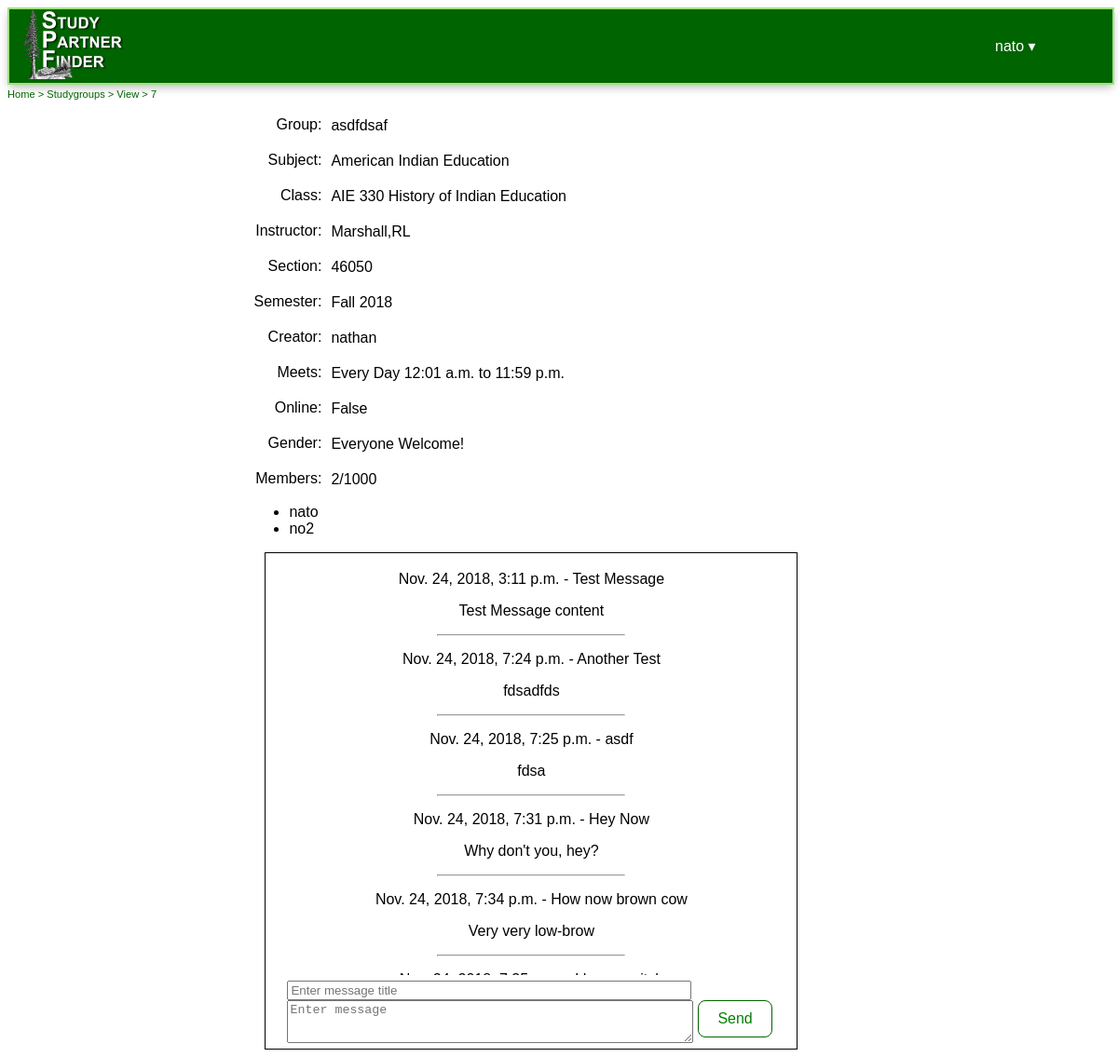
/studygroups/view/7 (signed in), run on the app's committed database.
### users/models.py (models this page shows)
class CustomUser(AbstractUser):
    email = models.EmailField(('email address'), unique = True)
    college = models.CharField(default = 'humboldt.edu', max_length = 200, null = True)
    gender = models.CharField(max_length = 1, choices = MY_GENDER_CHOICES, null = True)
    is_verified = models.BooleanField(default = False)
    verification_code = models.CharField(max_length = 200, null = True)
    verification_date = models.DateTimeField('date verified', null = True)
    has_accepted_tos = models.BooleanField(default = False)

### studygroups/models.py (models this page shows, shortened)
class StudyGroup(models.Model):
    id = models.BigAutoField(primary_key = True)
    post_title = models.CharField(max_length = 250, default = '')
    creator = models.ForeignKey(CustomUser, on_delete = models.CASCADE)
    course = models.ForeignKey(Course, on_delete = models.CASCADE, null = True)
    is_active = models.BooleanField(default = True)
    max_members = models.PositiveIntegerField(
        default = 1000,
        validators = [MinValueValidator(1)])
    gender_specific = models.CharField(max_length = 15, choices = MY_GENDER_CHOICES)
    days_available = models.ManyToManyField(Days)
    hours_available_start = models.TimeField(
        auto_now_add = False,
        blank = True,
        null = True,
        default = datetime.time(0, 1))
    hours_available_end = models.TimeField(
        auto_now_add = False,
        blank = True,
        null = True,
        default = datetime.time(23, 59))
    online_only = models.BooleanField(default = False)

class Course(models.Model):
    id = models.BigAutoField(primary_key = True)
    subject = models.ForeignKey(Subject, on_delete = models.CASCADE)
    cn_number = models.IntegerField(default = 0, null = True)
    class_name = models.CharField(max_length = 200)
    instructor = models.CharField(max_length = 100, default = '')
    semester = models.CharField(max_length = 6, choices = MY_SEMESTER_CHOICES)
    year = models.IntegerField(default = now.year)
    is_active = models.BooleanField(default = True)

class Subject(models.Model):
    id = models.BigAutoField(primary_key = True)
    name = models.CharField(max_length = 256)
    description = models.CharField(max_length = 2000, null = True)
    schedule_abbreviation = models.CharField(max_length = 12, null = True)
    def __str__(self):
        return self.name

class StudyGroupUser(models.Model):
    user = models.ForeignKey(CustomUser, on_delete = models.CASCADE)
    studygroup = models.ForeignKey(StudyGroup, on_delete = models.CASCADE)

class Message(models.Model):
    id = models.BigAutoField(primary_key = True)
    user = models.ForeignKey(CustomUser, on_delete = models.CASCADE)
    date = models.DateTimeField(default = dnow)
    studygroup = models.ForeignKey(StudyGroup, on_delete = models.CASCADE)
    title = models.CharField(max_length = 200)
    body = models.CharField(max_length = 2000)

### studygroups/views.py (the view)
# urls.py: path('view/', views.View, name = 'view'),
@login_required
def view(request, pk = None):
    if pk is not None:
        mine = False
        in_group = False
        members_list = list()
        su = StudyGroupUser.objects.filter(studygroup = pk).select_related('user', 'studygroup')
        if su is not None and su.count() > 0:
            studygroup = su[0].studygroup
        else:
            studygroup = StudyGroup.objects.filter(id = pk).first()
        message_list = Message.objects.filter(studygroup = studygroup.id)
        if request.user == studygroup.creator:
            mine = True
        for u in su:
            if u.user == request.user:
                in_group = True
            members_list.append(u)
        blocked_list = list
        if request.user.is_authenticated:
            blocked_list = BlockList.objects.filter(user = request.user).values_list('blocked_user', flat = True)
        days_available = studygroup.days_available.all()
    context = { 'id': pk, 'studygroup': studygroup ,
               'message_list': message_list, 'self_owned': mine,
               'am_a_member': in_group, 'members_list': members_list,
               'days_available': days_available, 'block_list': blocked_list}
    template = 'studygroups/view.html'
    return render(request, template, context)

### templates/studygroups/view.html (shortened to what this page needs)
{% extends 'base.html' %}
{% block content %}
<div id="sg_main">
	{% if studygroup %}
	<p>
         <span class="studygroup_label">Group:</span>
	     <span class="studygroup_data">{{ studygroup.post_title }}
	    </span>
	</p>
	<p>
	    <span class="studygroup_label">Subject:</span>
	    <span class="studygroup_data">{{ studygroup.course.subject }}</span>
    </p>
	<p>
	    <span class="studygroup_label">Class:</span>
	    <span class="studygroup_data">{{ studygroup.course.class_name }}</span>
	 </p>
	<p>
	    <span class="studygroup_label">Instructor:</span>
	    <span class="studygroup_data">{{ studygroup.course.instructor }}</span>
	</p>
	<p>
	    <span class="studygroup_label">Section:</span>
	    <span class="studygroup_data">{{ studygroup.course.cn_number }}</span>
	</p>
	<p>
	    <span class="studygroup_label">Semester:</span>
	    <span class="studygroup_data">{{ studygroup.course.semester }}
	    {{ studygroup.course.year }}</span>
	</p>
	<p>
	    <span class="studygroup_label">Creator:</span>
	    <span class="studygroup_data">{{ studygroup.creator.username }}
	    {% if self_owned %} ***{% endif %}</span>
	</p>
	<p>
	    <span class="studygroup_label">Meets:</span>
	    <span class="studygroup_data">
	    <span id='days_available_{{ studygroup.id }}'>
	   </span>
	   {{ studygroup.hours_available_start }} to {{ studygroup.hours_available_end }}
	   </span>
	</p>
	<p>
	    <span class="studygroup_label">Online:</span>
	    <span class="studygroup_data">{{ studygroup.online_only }}</span>
	</p>
	<p>
	    <span class="studygroup_label">Gender:</span>
	    <span class="studygroup_data">
	    {% if studygroup.gender_specific == 'U' %}
	    Everyone Welcome!
	    {% endif %}
	    </span>
	</p>
	<p>
	    <span class="studygroup_label">Members:</span>
	    <span class="studygroup_data">
	    {{ members_list|length }}/{{ studygroup.max_members }}
	    </span>
	</p>
	{% if am_a_member %}
	<ul>
	    {% for m in members_list %}
	    <li>{{ m.user.username }}
	    </li>
	    {% endfor %}
	    </ul>
	{% endif %}
	{% endif %}
	</div>
	{% if am_a_member %}
	<div id="messages"
	    style="display: inline-block;* display: inline; zoom: 1; vertical-align: top; border: 1px black solid; width: 570px; height: 532px; background-color: #ffffff; color: #000000">
	<table style="width: 100%; height: 530px;">
	<tr style="height: 453px;">
	    <td style="vertical-align: top">
	    <div id="msg_list" style="overflow-y: auto; height: 450px; word-break: break-all; word-wrap: break-word;">
	    <span id="messages_{{ studygroup.studygroup.id }}_span">
	    {% for message in message_list %}
	        <span id="message_{{  message.id }}">
	        <p>{{ message.date }} - {{ message.title }}</p>
	        <p>{{ message.body }}</p>
	        <hr style="width: 200px;" />
	        </span>
	        {% endfor %}
	    </span>
	    </div>
	    </td>
	</tr>
	<tr>
	    <td>
	    <span style="vertical-align: middle; text-align: left">
	<form method="post" data-send-message-url="/studygroups/message/" id="message_form">
	<input type="text" placeholder="Enter message title" id="id_title"  name="title"  style="width: 426px; margin-left:20px;"/>
	<br />
	<textarea name="new_message" id="id_new_message"  style="width: 430px; height: 40px; display: inline-block;float: left; margin-left: 20px; margin-right: 5px; vertical-align: middle" placeholder="Enter message"></textarea>
	<input type="button" value="Send"  class="button_float" id="buttn" />
	</form>
	</span>
	    </td>
	</tr>
	</table>
</div>
{% endif %}
{% endblock %}

### templates/base.html (shortened to what this page needs)
{% load staticfiles %}
<!DOCTYPE html>
<html>
<head>
    <link rel="stylesheet" href="{% static "css/jquery.timepicker.css" %}" />
    <link rel="stylesheet" href="{% static "css/spf.css" %}" type="text/css" />
</head>
<body>
    <div id='header' class='header'>
        <div class="box1">
            <div class="logo">
                <a href="/"><img src="{% static "images/SPF-Logo.jpg" %}"
                            width="150"
                            height="75"
                            alt="Study Partner Finder" /></a>
            </div>
        </div>
        <div class="box1">
        {% if user.is_authenticated %}
           <div class="dropdown">
                <button class="dropbtn">
                {% if user.username != "" %}
                    {{ user.username }}
                 {% else %}
                    {{ user.first_name }}
                 {% endif %} &#9662;</button>
            </div>
        {% else %}
            <div>
                <a class="header" href="{% url 'login' %}">Sign In</a> |
                <a href="{% url 'signup' %}">Register</a>
            </div>
        {% endif %}
        </div>
    </div>
    <div id="breadcrumbs" style="width: 100%"><a href="/">Home</a></div>
    <div id="main">
    <main>
       {% block content %}
        {% endblock %}
    </main>
    </div>
</body>
</html>

### StudyPartnerFinder/static/css/spf.css (style rules this page uses)
body { font-size: 100%; font-family: arial; }
p { font-size: 100%; font-family: sans-serif; }
#main { width: 95%; position: relative; align: center; text-align: center; }
#sg_main { color: #000000; display: inline-block; *display: inline; zoom: 1; width: 600px; text-align: left; }
.studygroup_label { display:inline-block; *display: inline; zoom:1; float: left; padding-top: 2px; text-align: right; width: 75px; }
.studygroup_data { margin-top: 1px; margin-bottom: 1px; display:inline-block; *display: inline; zoom:1; vertical-align:middle; padding-top: 2px; margin-left:10px }
#header { border: 2px solid #9fe37f; background-color: #006400; width: 100%; height: 79px; color: #ffffff; text-align: justify; -ms-text-justify: distribute-all-lines; text-justify: distribute-all-lines; -webkit-box-shadow: 0px 4px 10px -2px rgba(0, 0, 0, 0.3); -moz-box-shadow: 0px 4px 10px -2px rgba(0, 0, 0, 0.3); box-shadow: 0 4px 10px -2px rgba(0, 0, 0, 0.3); }
.header div { white-space:nowrap; }
.logo { position: relative; display: inline-block; margin-left: 10px; }
.header a { color: white; text-decoration: none; }
.box1, .box2, .box4 { width: 150px; vertical-align: middle; display: inline-block; *display: inline; zoom: 1 }
.button_float { background-color: #ffffff; border: 1px solid #006400; color: green; padding: 10px 20px; text-align: center; text-decoration: none; display: inline-block; font-size: 16px; border-radius: 8px; -webkit-transition-duration: 0.4s; transition-duration: 0.4s; cursor: pointer; float: left; }
#breadcrumbs { width: 100%; align: left; color: #006400; font-size: smaller; margin-left: 0px; margin-top: 1px; padding-top: 1px; }
.dropbtn { background-color: #006400; color: #ffffff; padding: 24px; font-size: 16px; border: none; cursor: pointer; }
.dropdown { position: relative; display: inline-block; margin-right: 50px; }

### data on the page
CustomUser: username "nato"
StudyGroup: post_title "asdfdsaf", course.subject "American Indian Education", course.class_name "AIE 330 History of Indian Education", course.instructor "Marshall,RL", course.cn_number "46050", course.semester "Fall", course.year "2018", creator.username "nathan", hours_available_start "12:01 a.m.", hours_available_end "11:59 p.m.", online_only "False", max_members "1000"
StudyGroupUser: user.username "nato"
StudyGroupUser: user.username "no2"
Message: date "Nov. 24, 2018, 3:11 p.m.", title "Test Message", body "Test Message content"
Message: date "Nov. 24, 2018, 7:24 p.m.", title "Another Test", body "fdsadfds"
Message: date "Nov. 24, 2018, 7:25 p.m.", title "asdf", body "fdsa"
Message: date "Nov. 24, 2018, 7:31 p.m.", title "Hey Now", body "Why don't you, hey?"
Message: date "Nov. 24, 2018, 7:34 p.m.", title "How now brown cow", body "Very very low-brow"

### other printed values
{{ members_list|length }} "2"
